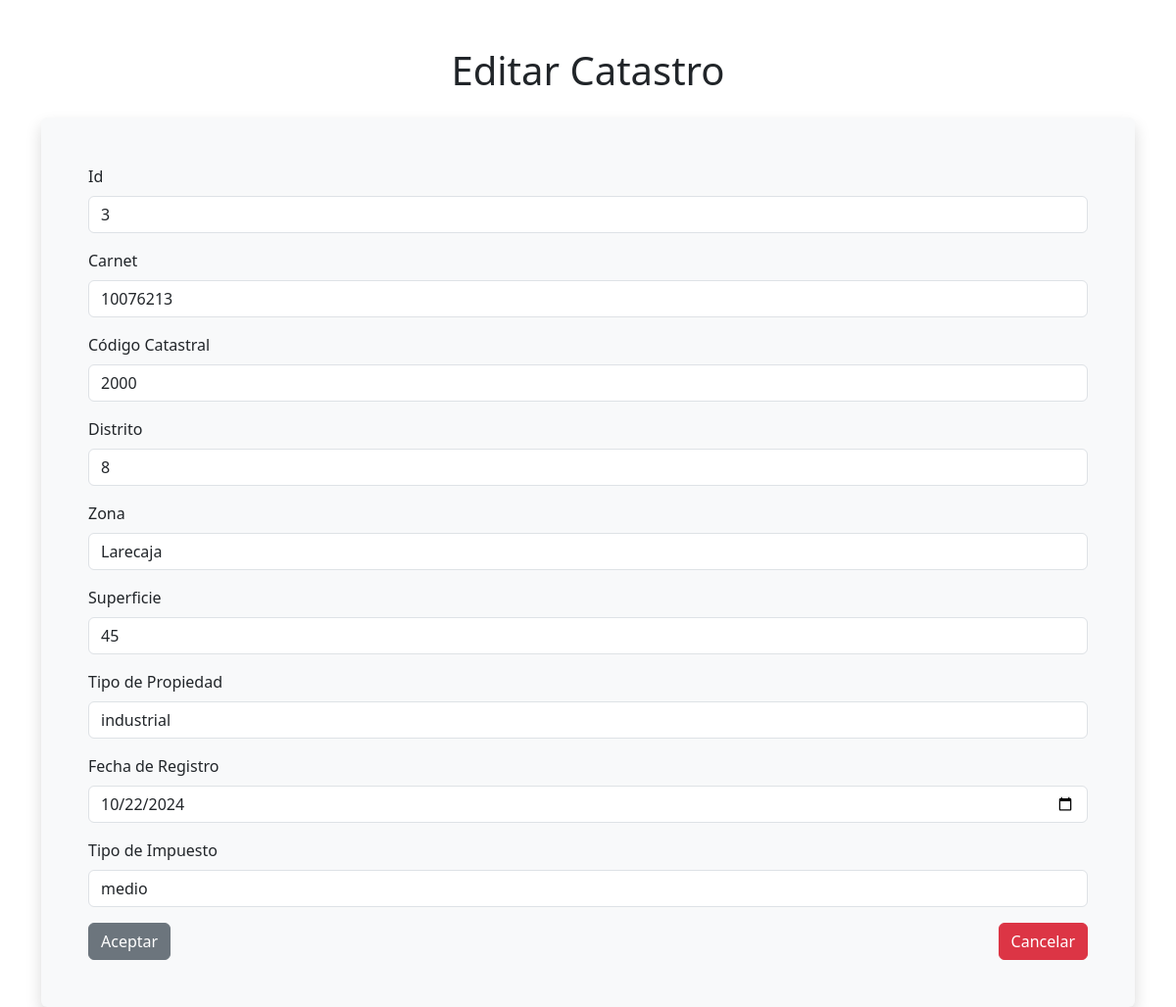
/ejercicio2/editarCatastro.php?ci=10076213&id=3, run on the app's committed database.
### tables this page shows
CREATE TABLE `catastro` (
  `id` int(11) NOT NULL,
  `cod_cat` varchar(20) NOT NULL,
  `distrito` varchar(50) DEFAULT NULL,
  `zona` varchar(100) DEFAULT NULL,
  `superficie` float DEFAULT NULL,
  `tipo_propiedad` varchar(50) DEFAULT NULL,
  `fecha_registro` date DEFAULT NULL,
  `tipo_impuesto` varchar(10) DEFAULT NULL,
  `ci` int(11) DEFAULT NULL
);

### ejercicio2/editarCatastro.php (the view, shortened to what this page needs)
<?php
include "conexion.inc.php";
$ci = $_GET["ci"];
$id = $_GET["id"];
$sql = "SELECT * FROM catastro WHERE ci = $ci AND id = $id";
$resultado = mysqli_query($con, $sql);
$fila = mysqli_fetch_array($resultado);
$ci = $fila["ci"];
$id = $fila["id"];
$cod_cat = $fila["cod_cat"];
$distrito = $fila["distrito"];
$zona = $fila["zona"];
$superficie = $fila["superficie"];
$tipo_propiedad = $fila["tipo_propiedad"];
$fecha_registro = $fila["fecha_registro"];
$tipo_impuesto = $fila["tipo_impuesto"];
?>
<!DOCTYPE html>
<html lang="es">
<head>
    <link href="https://cdn.jsdelivr.net/npm/bootstrap@5.3.3/dist/css/bootstrap.min.css" rel="stylesheet">
</head>
<body>
    <div class="container mt-5">
        <h1 class="text-center mb-4">Editar Catastro</h1>
        <form action="guardaeditarCatastro.php" method="GET" class="bg-light p-5 rounded shadow">
            <div class="mb-3">
                <label for="id" class="form-label">Id</label>
                <input type="text" class="form-control" id="id" name="id" value="<?php echo $id; ?>" readonly>
            </div>
            <div class="mb-3">
                <label for="ci" class="form-label">Carnet</label>
                <input type="number" class="form-control" id="ci" name="ci" value="<?php echo $ci; ?>" readonly>
            </div>
            <div class="mb-3">
                <label for="cod_cat" class="form-label">Código Catastral</label>
                <input type="number" class="form-control" id="cod_cat" name="cod_cat" value="<?php echo $cod_cat; ?>">
            </div>
            <div class="mb-3">
                <label for="distrito" class="form-label">Distrito</label>
                <input type="number" class="form-control" id="distrito" name="distrito" value="<?php echo $distrito; ?>">
            </div>
            <div class="mb-3">
                <label for="zona" class="form-label">Zona</label>
                <input type="text" class="form-control" id="zona" name="zona" value="<?php echo $zona; ?>">
            </div>
            <div class="mb-3">
                <label for="superficie" class="form-label">Superficie</label>
                <input type="number" class="form-control" id="superficie" name="superficie" value="<?php echo $superficie; ?>">
            </div>
            <div class="mb-3">
                <label for="tipo_propiedad" class="form-label">Tipo de Propiedad</label>
                <input type="text" class="form-control" id="tipo_propiedad" name="tipo_propiedad" value="<?php echo $tipo_propiedad; ?>">
            </div>
            <div class="mb-3">
                <label for="fecha_registro" class="form-label">Fecha de Registro</label>
                <input type="date" class="form-control" id="fecha_registro" name="fecha_registro" value="<?php echo $fecha_registro; ?>">
            </div>
            <div class="mb-3">
                <label for="tipo_impuesto" class="form-label">Tipo de Impuesto</label>
                <input type="text" class="form-control" id="tipo_impuesto" name="tipo_impuesto" value="<?php echo $tipo_impuesto; ?>">
            </div>
            <div class="d-flex justify-content-between">
                <button type="submit" name="Aceptar" class="btn btn-secondary">Aceptar</button>
                <button type="submit" name="Cancelar" class="btn btn-danger">Cancelar</button>
            </div>
        </form>
    </div>
</body>
</html>

### data on the page
catastro: id "3", ci "10076213", cod_cat "2000", distrito "8", zona "Larecaja", superficie "45", tipo_propiedad "industrial", fecha_registro "10/22/2024", tipo_impuesto "medio"
